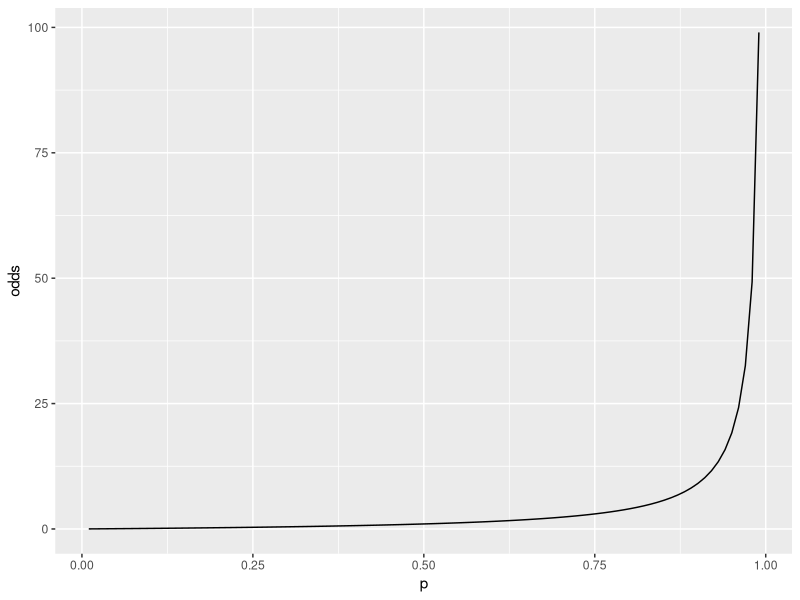
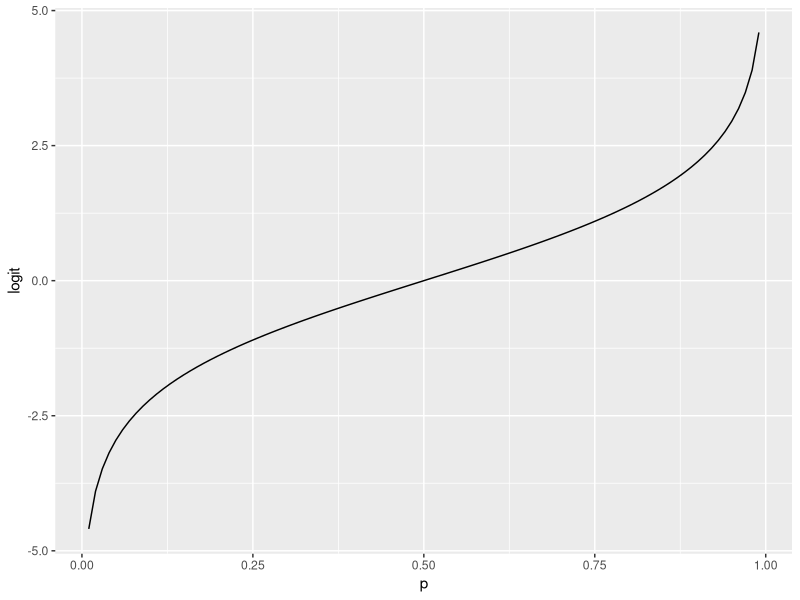
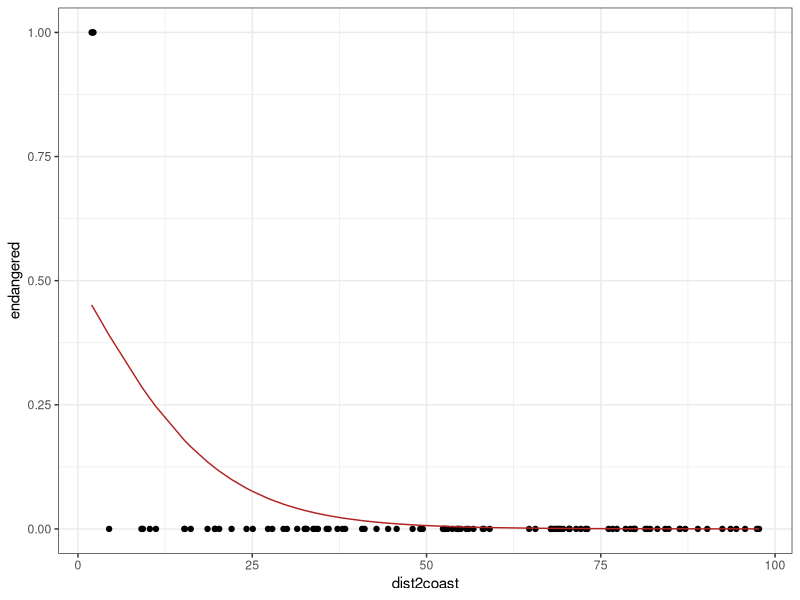
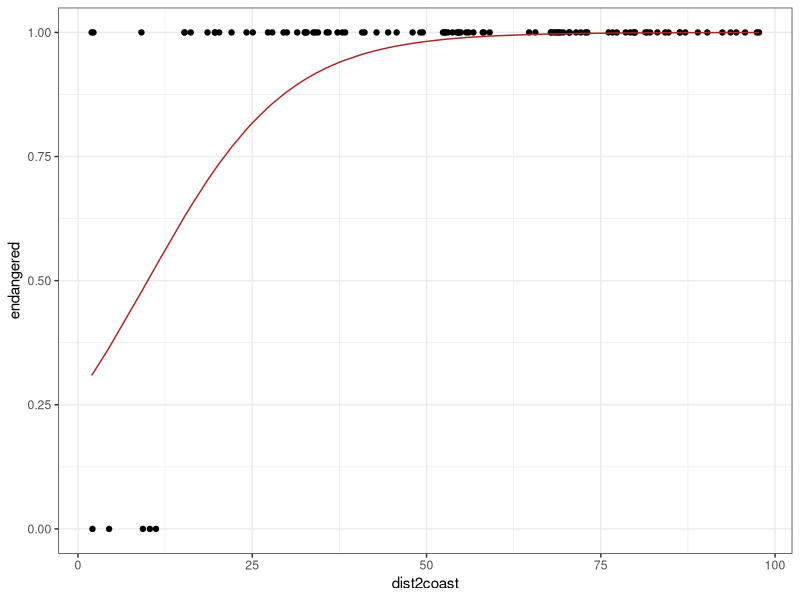
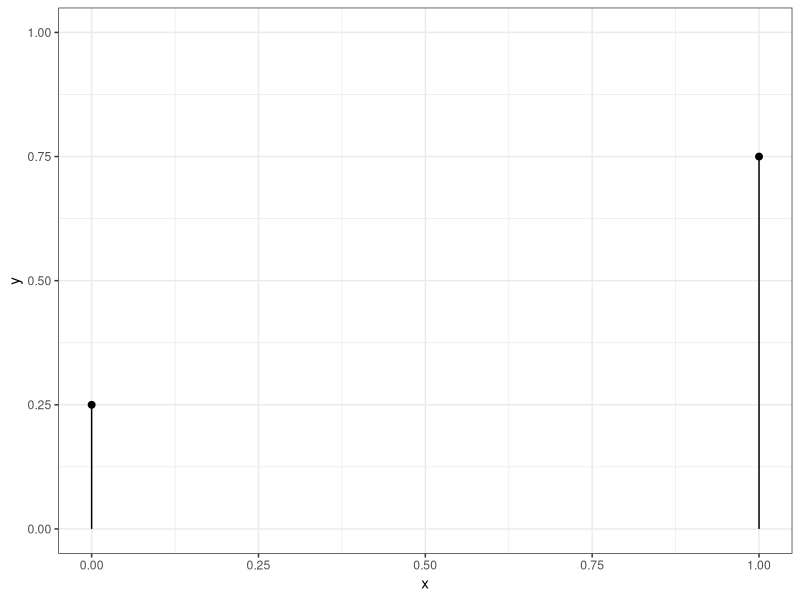

R code for these plots, in order:
## ---- chunk 1
dbinom(c(1, 1, 0), size = 1, prob = -1)

## ---- chunk 2
library(tidyverse)
p <- seq(0.01, 0.99, length.out = 100)
odds <- p / (1 - p)
logit <- log(odds)

tibble(p, odds, logit) %>% 
  ggplot(aes(p, odds)) +
  geom_line()

# When p = 0.5, odds = 1
# ditto,        logit = 0

tibble(p, odds, logit) %>% 
  ggplot(aes(p, logit)) +
  geom_line()

## ---- chunk 3
set.seed(1422)
# Step 1, generate predictors
dist2coast <- runif(100, 0, 100)
# Step 2, choose our coefficients
beta_0 <- 0
beta_1 <- -0.1
# Step 3, calculate random variable parameters (in this case, just p)
logit_p <- beta_0 + beta_1 * dist2coast
inv_logit <- function(x) exp(x) / (1 + exp(x))
p <- inv_logit(logit_p)
# Step 4, generate random numbers from the random variable
endangered <- rbinom(100, size = 1, prob = p)
# Done! Simulated!

# Let's visualize
tibble(dist2coast, p, endangered) %>% 
  ggplot(aes(dist2coast)) +
  geom_point(aes(y = endangered)) +
  geom_line(aes(y = p), color = "firebrick") +
  theme_bw()

## ---- chunk 4
set.seed(1422)
# Step 1, generate predictors
dist2coast <- runif(100, 0, 100)
# Step 2, choose our coefficients
beta_0 <- -1
beta_1 <- 0.1
# Step 3, calculate random variable parameters (in this case, just p)
logit_p <- beta_0 + beta_1 * dist2coast
inv_logit <- function(x) exp(x) / (1 + exp(x))
p <- inv_logit(logit_p)
# Step 4, generate random numbers from the random variable
endangered <- rbinom(100, size = 1, prob = p)
# Done! Simulated!

# Let's visualize
tibble(dist2coast, p, endangered) %>% 
  ggplot(aes(dist2coast)) +
  geom_point(aes(y = endangered)) +
  geom_line(aes(y = p), color = "firebrick") +
  theme_bw()

## ---- chunk 5
p <- 0.75
x <- 0:1
PMF_p <- c(1 - p, p)

tibble(p, PMF_p, x) %>% 
  ggplot() +
  geom_segment(aes(x = x, xend = x, y = 0, yend = PMF_p)) +
  geom_point(aes(x, PMF_p), size = 2) +
  expand_limits(y = 1) +
  theme_bw() 

## ---- chunk 6
p_good <- 0.5
prod(dbinom(c(0, 1, 0, 0, 0, 1, 1), size = 1, prob = p_good))

p_bad <- 0.9
prod(dbinom(c(0, 1, 0, 0, 0, 1, 1), size = 1, prob = p_bad))

## ---- chunk 7
p_good <- 0.25
prod(dbinom(c(1, 0, 0, 0), size = 1, prob = p_good))

p_bad <- 0.5
prod(dbinom(c(1, 0, 0, 0), size = 1, prob = p_bad))
## ---- chunk 8
set.seed(1422)
# Step 1, generate predictors
dist2coast <- runif(100, 0, 100)
# Step 2, choose our coefficients
beta_0 <- -1
beta_1 <- 0.1
# Step 3, calculate random variable parameters (in this case, just p)
logit_p <- beta_0 + beta_1 * dist2coast
inv_logit <- function(x) exp(x) / (1 + exp(x))
p <- inv_logit(logit_p)
# Step 4, generate random numbers from the random variable
endangered <- rbinom(100, size = 1, prob = p)
# Done! Simulated!

tibble(dist2coast, p, endangered) %>% 
  mutate(likelihood = dbinom(endangered, size = 1, prob = p))

## ---- chunk 9
c(beta_0, beta_1)

likelihood_fun <- function(coef, data) {
  # given x and coefs, figure out p
  logit_p <- coef["beta0"] + coef["beta1"] * data$dist2coast
  p <- inv_logit(logit_p)
  # calculate the log likelihood of the observed, given p
  loglik <- dbinom(data$endangered, size = 1, prob = p, log = TRUE)
  # Sum it up and flip the sign
  -sum(loglik)
}

mpas <- tibble(dist2coast, endangered)
likelihood_fun(c(beta0 = -1, beta1 = 0.1), mpas)
likelihood_fun(c(beta0 = -5, beta1 = 1), mpas)

